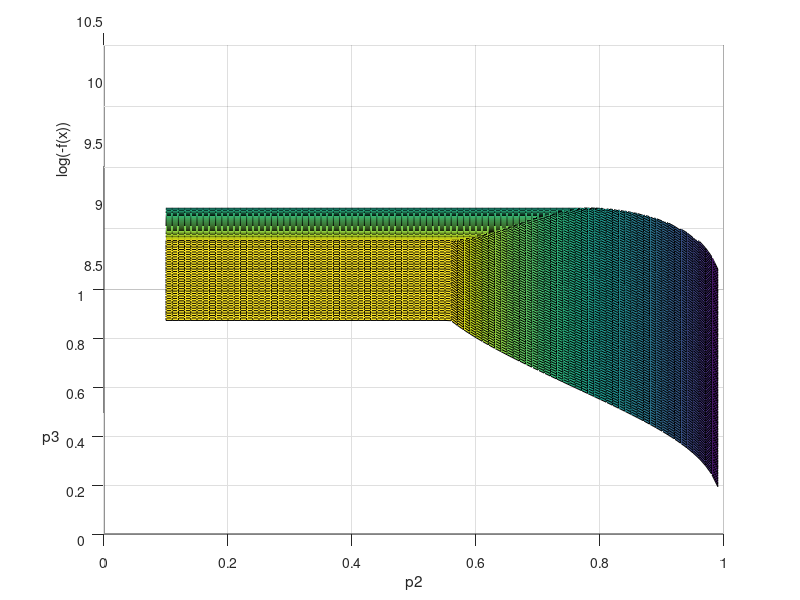

This chart was generated by the following MATLAB code: (Note: this script raises an error after producing the figure.)
close all;
clear;
clc;

load('results/problem1.mat')

% P2 v/s P3
figure;
surf(ppx, ppy, log(-objP2P3));
xlabel('p2');
ylabel('p3');
zlabel('log(-f(x))');
% title('Objective v/s p2 and p3');

grid on
az = 0;
el = 45;
view([az,el])
degStep = 10;
detlaT = 0.1;
fCount = 36;
f = getframe(gcf);
[im,map] = rgb2ind(f.cdata,256,'nodither');

im(1,1,1,fCount) = 0;
k = 1;

% spin left
for i = 0:degStep:360
  az = i;
  view([az,el])
  f = getframe(gcf);
  axis vis3d;
  im(:,:,1,k) = rgb2ind(f.cdata,map,'nodither');
  k = k + 1;
end

imwrite(im,map,'Animation.gif','DelayTime',detlaT,'LoopCount',inf)